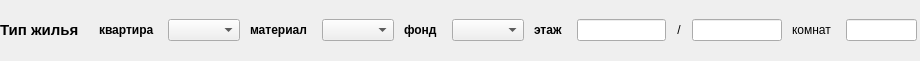
<?xml version="1.0" encoding="UTF-8"?>
<ui version="4.0">
 <class>TypeApartment</class>
 <widget class="QWidget" name="TypeApartment">
  <property name="geometry">
   <rect>
    <x>0</x>
    <y>0</y>
    <width>920</width>
    <height>61</height>
   </rect>
  </property>
  <property name="windowTitle">
   <string>Form</string>
  </property>
  <layout class="QVBoxLayout" name="verticalLayout">
   <property name="leftMargin">
    <number>0</number>
   </property>
   <property name="topMargin">
    <number>0</number>
   </property>
   <property name="rightMargin">
    <number>0</number>
   </property>
   <property name="bottomMargin">
    <number>0</number>
   </property>
   <item>
    <layout class="QHBoxLayout" name="horizontalLayout">
     <property name="spacing">
      <number>10</number>
     </property>
     <item>
      <layout class="QHBoxLayout" name="horizontalLayout_2">
       <property name="spacing">
        <number>8</number>
       </property>
       <item>
        <widget class="QLabel" name="label_2">
         <property name="maximumSize">
          <size>
           <width>16777215</width>
           <height>50</height>
          </size>
         </property>
         <property name="font">
          <font>
           <pointsize>11</pointsize>
           <weight>75</weight>
           <bold>true</bold>
          </font>
         </property>
         <property name="text">
          <string>Тип жилья   </string>
         </property>
         <property name="alignment">
          <set>Qt::AlignLeading|Qt::AlignLeft|Qt::AlignVCenter</set>
         </property>
        </widget>
       </item>
       <item>
        <widget class="QLabel" name="label">
         <property name="font">
          <font>
           <weight>75</weight>
           <bold>true</bold>
          </font>
         </property>
         <property name="text">
          <string>квартира  </string>
         </property>
        </widget>
       </item>
       <item>
        <widget class="QComboBox" name="mpApartment"/>
       </item>
      </layout>
     </item>
     <item>
      <layout class="QHBoxLayout" name="horizontalLayout_3">
       <property name="spacing">
        <number>8</number>
       </property>
       <item>
        <widget class="QLabel" name="label_3">
         <property name="font">
          <font>
           <weight>75</weight>
           <bold>true</bold>
          </font>
         </property>
         <property name="text">
          <string>материал  </string>
         </property>
        </widget>
       </item>
       <item>
        <widget class="QComboBox" name="mpMaterial"/>
       </item>
      </layout>
     </item>
     <item>
      <layout class="QHBoxLayout" name="horizontalLayout_4">
       <property name="spacing">
        <number>8</number>
       </property>
       <item>
        <widget class="QLabel" name="label_4">
         <property name="font">
          <font>
           <weight>75</weight>
           <bold>true</bold>
          </font>
         </property>
         <property name="text">
          <string>фонд  </string>
         </property>
        </widget>
       </item>
       <item>
        <widget class="QComboBox" name="mpFond"/>
       </item>
      </layout>
     </item>
     <item>
      <layout class="QHBoxLayout" name="horizontalLayout_5">
       <property name="spacing">
        <number>8</number>
       </property>
       <item>
        <widget class="QLabel" name="label_5">
         <property name="font">
          <font>
           <weight>75</weight>
           <bold>true</bold>
          </font>
         </property>
         <property name="text">
          <string>этаж  </string>
         </property>
        </widget>
       </item>
       <item>
        <widget class="QLineEdit" name="mpLevel">
         <property name="maximumSize">
          <size>
           <width>120</width>
           <height>16777215</height>
          </size>
         </property>
        </widget>
       </item>
       <item>
        <widget class="QLabel" name="label_6">
         <property name="text">
          <string> / </string>
         </property>
        </widget>
       </item>
       <item>
        <widget class="QLineEdit" name="mpLevels">
         <property name="maximumSize">
          <size>
           <width>120</width>
           <height>16777215</height>
          </size>
         </property>
        </widget>
       </item>
      </layout>
     </item>
     <item>
      <layout class="QHBoxLayout" name="horizontalLayout_6">
       <property name="spacing">
        <number>8</number>
       </property>
       <item>
        <widget class="QLabel" name="label_7">
         <property name="text">
          <string>комнат  </string>
         </property>
        </widget>
       </item>
       <item>
        <widget class="QLineEdit" name="mpRooms"/>
       </item>
      </layout>
     </item>
     <item>
      <spacer name="horizontalSpacer_2">
       <property name="orientation">
        <enum>Qt::Horizontal</enum>
       </property>
       <property name="sizeHint" stdset="0">
        <size>
         <width>40</width>
         <height>20</height>
        </size>
       </property>
      </spacer>
     </item>
    </layout>
   </item>
  </layout>
 </widget>
 <resources/>
 <connections/>
</ui>
